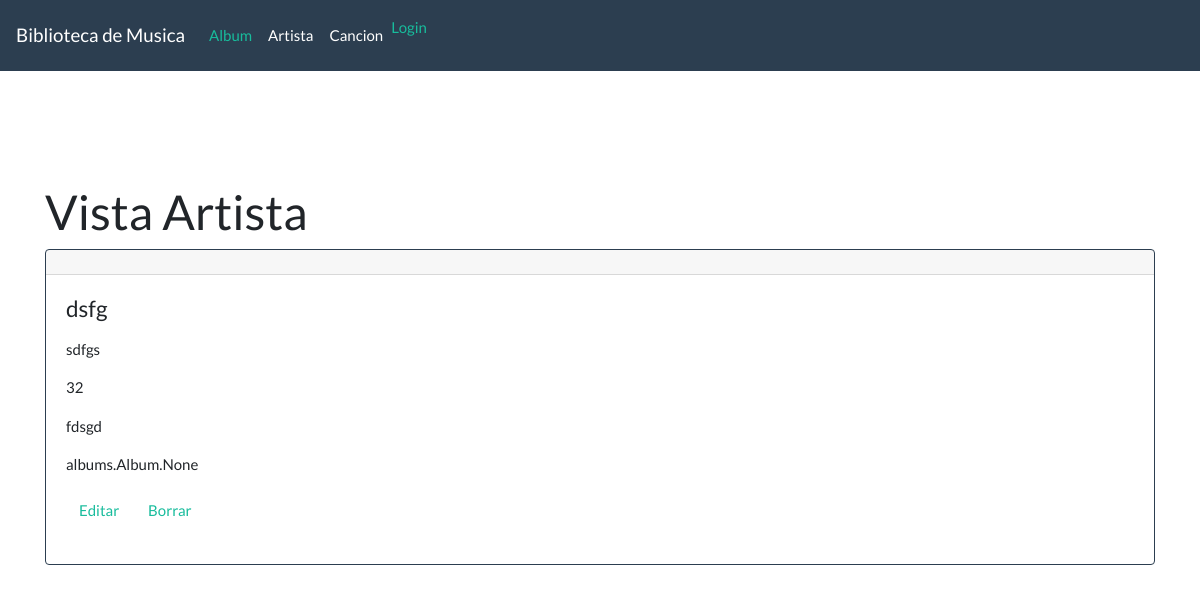
/artista/3/, run on the app's committed database.
### albums/models.py (models this page shows, shortened)
class Artista(models.Model):
    nombre                  = models.CharField(max_length=60)
    apodo                   = models.CharField(max_length=60)
    anios                   = models.IntegerField()
    profesion               = models.CharField(max_length=60)
    albums                  = models.ManyToManyField(Album, through='Cancion')

### albums/views.py (the view)
# urls.py: url(r'^artista/(?P<pk>[0-9]+)/$', views.artista_detail,  name='artista_detail'),
def artista_detail(request, pk):
    artista = get_object_or_404(Artista, pk=pk)
    return render(request, 'albums/artista_detail.html', {'artista': artista})

### albums/templates/albums/artista_detail.html
{% extends 'albums/base.html' %}
{% block content %}
<br>
<br>
<br>
<h1>Vista Artista </h1>
<div class="card border-primary mb-3" style="max-width: 100%;">
  <div class="card-header"></div>
  <div class="card-body">
    <h4 class="card-title">{{ artista.nombre }}</h4>
    <p class="card-text">
    <p>{{ artista.apodo}}</p>
    <p>{{ artista.anios }}</p>
    <p>{{ artista.profesion}}</p>
    <p>{{ artista.albums }}</p>
    <a class="btn btn-default" href="{% url 'artista_edit' pk=artista.pk %}"><span class="glyphicon glyphicon-pencil">Editar</span></a>
      <a class="btn btn-default" href="{% url 'artista_remove' pk=artista.pk %}"><span class="glyphicon glyphicon-remove">Borrar</span></a>
    </p>
  </div>
</div>
{% endblock %}

### data on the page
Artista: nombre "dsfg", apodo "sdfgs", anios "32", profesion "fdsgd", albums "albums.Album.None"
